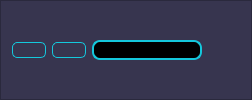
              <widget class="QFrame" name="frame_6">
               <property name="styleSheet">
                <string notr="true">QFrame{
background-color:rgb(55, 53, 79);
}

QPushButton{
font:87 12pt&quot;Arial Black&quot;;
background-color:#000000ff;
color:rgb(20, 200, 220);
border-radius:5px;
border:1px solid #14C8DC;
}

QPushButton:hover{
background-color: black;
}</string>
               </property>
               <property name="frameShape">
                <enum>QFrame::StyledPanel</enum>
               </property>
               <property name="frameShadow">
                <enum>QFrame::Raised</enum>
               </property>
               <layout class="QHBoxLayout" name="horizontalLayout_3">
                <item>
                 <widget class="QPushButton" name="btn_menu_iz">
                  <property name="text">
                   <string/>
                  </property>
                  <property name="icon">
                   <iconset>
                    <normaloff>../imagenes/chevrons-left.svg</normaloff>../imagenes/chevrons-left.svg</iconset>
                  </property>
                  <property name="iconSize">
                   <size>
                    <width>32</width>
                    <height>32</height>
                   </size>
                  </property>
                 </widget>
                </item>
                <item>
                 <widget class="QPushButton" name="btn_menu_der">
                  <property name="text">
                   <string/>
                  </property>
                  <property name="icon">
                   <iconset>
                    <normaloff>../imagenes/chevrons-right.svg</normaloff>../imagenes/chevrons-right.svg</iconset>
                  </property>
                  <property name="iconSize">
                   <size>
                    <width>32</width>
                    <height>32</height>
                   </size>
                  </property>
                 </widget>
                </item>
                <item>
                 <widget class="QLineEdit" name="lineEdit">
                  <property name="styleSheet">
                   <string notr="true">QLineEdit{
border: 2px solid #14c8dc;
border-radius: 8px;
color: rgb(255, 255, 255);
background-color:rgb(0,0,0);
font: 75 12pt&quot;Times New Roman&quot;;
}</string>
                  </property>
                 </widget>
                </item>
                <item>
                 <widget class="QPushButton" name="btn_menu_mover_lateral">
                  <property name="styleSheet">
                   <string notr="true">QFrame{
background-color:rgb(55, 53, 79);
}

QPushButton{
font:87 12pt&quot;Arial Black&quot;;
background-color:#000000ff;
color:rgb(20, 200, 220);
border-radius:5px;
border:0px solid #14C8DC;
}

QPushButton:hover{
background-color: black;
}</string>
                  </property>
                  <property name="text">
                   <string/>
                  </property>
                  <property name="icon">
                   <iconset>
                    <normaloff>../imagenes/align-justify.svg</normaloff>../imagenes/align-justify.svg</iconset>
                  </property>
                  <property name="iconSize">
                   <size>
                    <width>32</width>
                    <height>32</height>
                   </size>
                  </property>
                 </widget>
                </item>
               </layout>
              </widget>
